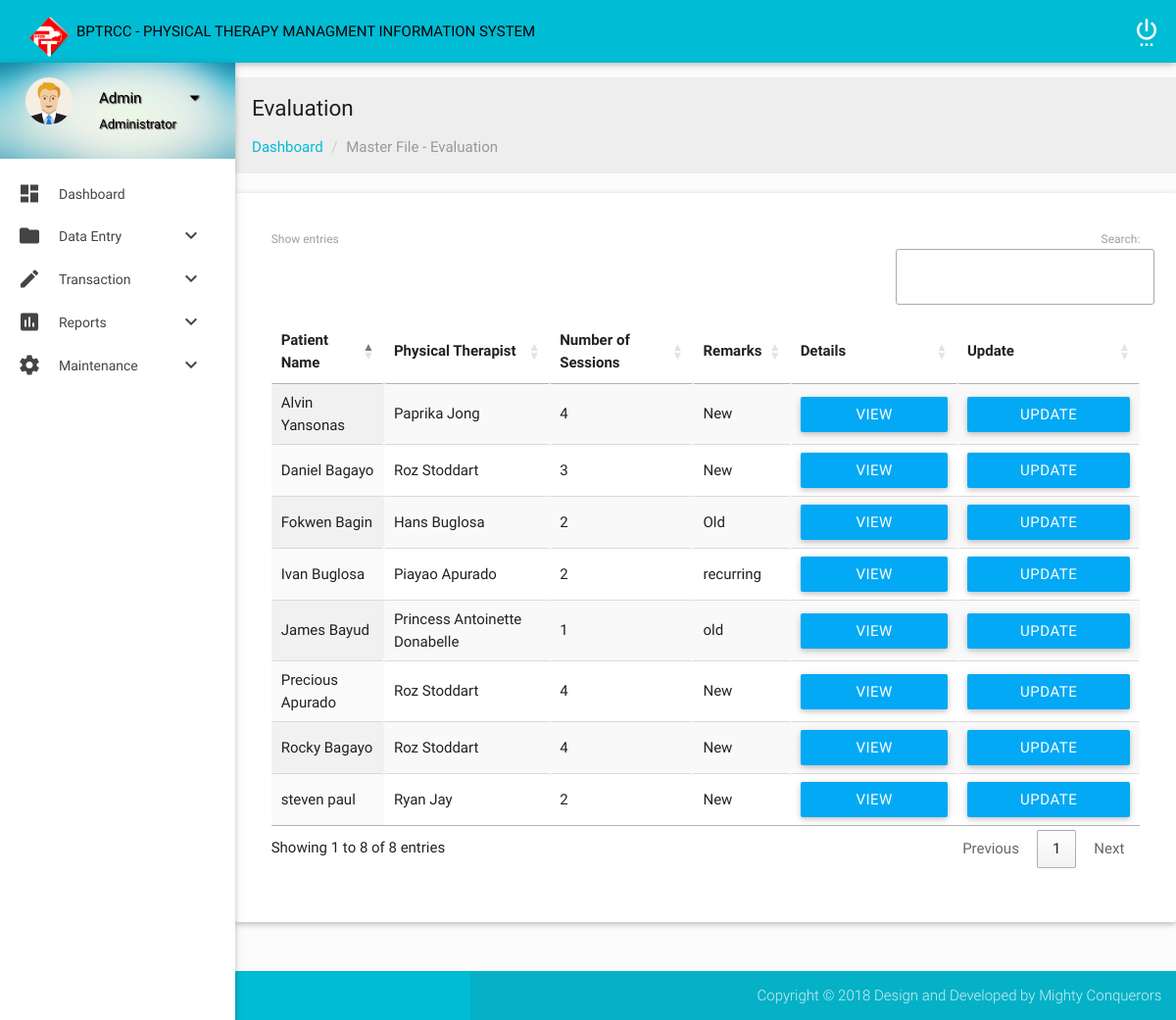
/admin/evaluation.php, run on the app's committed database.
### tables this page shows
CREATE TABLE `patient` (
  `PatientID` int(11) NOT NULL AUTO_INCREMENT,
  `PatientName` text NOT NULL,
  `PatientAddress` text NOT NULL,
  `PatientGender` text NOT NULL,
  `PatientBirthdate` date NOT NULL,
  `PatientCivilStatus` text NOT NULL,
  `PatientProfession` text NOT NULL,
  `PatientDoctor` text NOT NULL,
  `PatientHospital` text NOT NULL,
  `PatientReferralAddress` text NOT NULL,
  `PatientTelephone` int(11) NOT NULL,
  `PatientContactPerson` text NOT NULL,
  `PatientCases` text NOT NULL,
  `month` char(3) NOT NULL,
  `year` char(4) NOT NULL,
  PRIMARY KEY (`PatientID`)
);

CREATE TABLE `evaluation` (
  `EvalID` int(11) NOT NULL AUTO_INCREMENT,
  `PatientID` varchar(11) NOT NULL,
  `EvalPT` varchar(30) NOT NULL,
  `EvalSessionQty` int(2) NOT NULL,
  `EvalChiefComplaint` varchar(50) NOT NULL,
  `EvalHistoryIllness` varchar(100) NOT NULL,
  `EvalSpeech` varchar(15) NOT NULL,
  `EvalEdema` varchar(15) NOT NULL,
  `EvalEndurance` varchar(15) NOT NULL,
  `EvalVision` varchar(15) NOT NULL,
  `EvalMuscleTone` varchar(15) NOT NULL,
  `EvalPosture` varchar(15) NOT NULL,
  `EvalHearing` varchar(15) NOT NULL,
  `EvalCoordination` varchar(15) NOT NULL,
  `EvalSkin` varchar(15) NOT NULL,
  `EvalAssessment` varchar(30) NOT NULL,
  `EvalPlan` varchar(30) NOT NULL,
  `Eval_Date` date NOT NULL,
  `ROMLeftShoulder` int(2) NOT NULL,
  `ROMRightShoulder` int(2) NOT NULL,
  `ROMLeftElbow` int(2) NOT NULL,
  `ROMRightElbow` int(2) NOT NULL,
  `ROMLeftForearm` int(2) NOT NULL,
  `ROMRightForearm` int(2) NOT NULL,
  `ROMLefthandFingers` int(2) NOT NULL,
  `ROMRighthandFingers` int(2) NOT NULL,
  `ROMLeftWrist` int(2) NOT NULL,
  `ROMRightWrist` int(2) NOT NULL,
  `ROMLeftTrunk` int(2) NOT NULL,
  `ROMRightTrunk` int(2) NOT NULL,
  `ROMHip` int(2) NOT NULL,
  `ROMLeftKnee` int(2) NOT NULL,
  `ROMRightKnee` int(2) NOT NULL,
  `ROMLeftAnkle` int(2) NOT NULL,
  `ROMRightAnkle` int(2) NOT NULL,
  `ROMNeck` int(2) NOT NULL,
  `MMTLeftShoulder` int(2) NOT NULL,
  `MMTRightShoulder` int(2) NOT NULL,
  `MMTLeftElbow` int(2) NOT NULL,
  `MMTRightElbow` int(2) NOT NULL,
  `MMTLeftForearm` int(2) NOT NULL,
  `MMTRightForearm` int(2) NOT NULL,
  `MMTLefthandFingers` int(2) NOT NULL,
  `MMTRighthandFingers` int(2) NOT NULL,
  `MMTLeftWrist` int(2) NOT NULL,
  `MMTRightWrist` int(2) NOT NULL,
  `MMTLeftTrunk` int(2) NOT NULL,
  `MMTRightTrunk` int(2) NOT NULL,
  `MMTHip` int(2) NOT NULL,
  `MMTLeftKnee` int(2) NOT NULL,
  `MMTRightKnee` int(2) NOT NULL,
  `MMTLeftAnkle` int(2) NOT NULL,
  `MMTRightAnkle` int(2) NOT NULL,
  `MMTNeck` int(2) NOT NULL,
  `Remarks` varchar(20) NOT NULL,
  PRIMARY KEY (`EvalID`),
  UNIQUE KEY `PatientID` (`PatientID`)
);

### admin/evaluationButtonView.php (called while the page is built, shortened)
<?php
    include_once("config.php");
    $edit=mysqli_query($mysqli,"select * from evaluation where EvalID='".$res['EvalID']."'");
?>

### admin/evaluationButtonEdit.php (the view, shortened to what this page needs)
    </div>
</div>

### admin/evaluation.php (shortened to what this page needs)
<?php include("header.php"); ?>
    <section class="section">
                <div id="breadcrumbs-wrapper" class=" grey lighten-3">
                  <div class="container">
                    <div class="row">
                      <div class="col s12 m12 l12">
                        <h5 class="breadcrumbs-title">Evaluation</h5>
                        <ol class="breadcrumb">
                            <li><a href="index.html">Dashboard</a></li>
                            <li class="active">Master File - Evaluation</li>
                        </ol>
                      </div>
                    </div>
                  </div>
                </div>
        <?php include_once("config.php"); ?>
                <div class="card-panel">
                    <div class="container">
                        <div class="section">
                            <div id="table-datatables">
                                <div class="row">
                                    <div class="col s12 m8 l12">
                                        <table id="data-table-simple" class="responsive-table display" cellspacing="0">
                                            <thead>
                                                <tr>
                                                    <th>Patient Name</th>
                                                    <th>Physical Therapist</th>
                                                    <th>Number of Sessions</th>
                                                    <th>Remarks</th>
                                                    <th>Details</th>
                                                    <th>Update</th>
                                                </tr>
                                            </thead>
                                            <tbody>
                                                <?php
                                                $result = mysqli_query($mysqli, "SELECT * FROM evaluation ORDER BY EvalID DESC");
                                                while ($res = mysqli_fetch_array($result)) {
                                                $patientID = $res['PatientID'];
                                                ?>
                                                <tr>
                                                <?php $result1 = mysqli_query($mysqli, "SELECT * FROM patient WHERE PatientID = '$patientID'");
                                                while ($res1 = mysqli_fetch_array($result1)) { ?>
                                                    <td><?php echo $res1['PatientName']; ?></td>
                                                    <td><?php echo $res['EvalPT']; ?></td>
                                                    <td><?php echo $res['EvalSessionQty']; ?></td>
                                                    <td><?php echo $res['Remarks']; ?></td>
                                                    <td><button class="waves-effect waves-light modal-trigger light-blue btn" href="#edit<?php echo $res['EvalID']; ?>">View Details</button>
                                                    <?php include("evaluationButtonView.php"); ?></td>
                                                    <td><button class="waves-effect waves-light modal-trigger light-blue btn" href="#update<?php echo $res['EvalID']; ?>" >Update Record</button>
                                                    <?php include("evaluationButtonEdit.php"); ?></td>
                                                    <?php } } ?>
                                                </tr>
    <footer class="page-footer">
        <div class="footer-copyright">
            <div class="container">
                <span class="right">  Copyright © 2018 Design and Developed by Mighty Conquerors</span>
            </div>
        </div>
    </footer>
</body>
</html>

### admin/css/style.css (style rules this page uses)
body { background-color: #fcfcfc; }
#main, footer { padding-left: 240px; }
.container { padding: 0 0.5rem; margin: 0 auto; max-width: 100% !important; width: 98%; }
@media only screen and (min-width: 601px) { .container { width: 98%; } }
@media only screen and (min-width: 993px) { .container { width: 98%; } }
.breadcrumb { padding: 0px; margin: 15px 0px; list-style: none; }
.breadcrumbs-title { font-size: 1.5rem; line-height: 1.804rem; margin: 18px 0px 0px 0px; }
.breadcrumb > li { display: inline-block; }
.breadcrumb a { color: #00bcd4; }
.breadcrumb .active { font-weight: normal; color: #999; }
.breadcrumb > li + li:before { padding: 0 5px; color: #ccc; content: "/\00a0"; }
#flotchart td, th { padding: 5px; }
footer.page-footer { padding-top: 0px; }

### data on the page
evaluation: EvalPT "Paprika Jong", EvalSessionQty "4", Remarks "New"
patient: PatientName "Alvin Yansonas"
evaluation: EvalPT "Roz Stoddart", EvalSessionQty "3", Remarks "New"
patient: PatientName "Daniel Bagayo"
evaluation: EvalPT "Hans Buglosa", EvalSessionQty "2", Remarks "Old"
patient: PatientName "Fokwen Bagin"
evaluation: EvalPT "Piayao Apurado", EvalSessionQty "2", Remarks "recurring"
patient: PatientName "Ivan Buglosa"
evaluation: EvalPT "Princess Antoinette Donabelle", EvalSessionQty "1", Remarks "old"
patient: PatientName "James Bayud"
